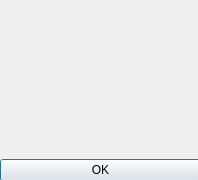
<?xml version="1.0" encoding="UTF-8"?>
<ui version="4.0">
 <class>endDialog</class>
 <widget class="QDialog" name="endDialog">
  <property name="geometry">
   <rect>
    <x>0</x>
    <y>0</y>
    <width>198</width>
    <height>180</height>
   </rect>
  </property>
  <property name="windowTitle">
   <string>Dialog</string>
  </property>
  <widget class="QWidget" name="gridLayoutWidget">
   <property name="geometry">
    <rect>
     <x>0</x>
     <y>0</y>
     <width>201</width>
     <height>181</height>
    </rect>
   </property>
   <layout class="QGridLayout" name="gridLayout">
    <item row="1" column="0">
     <widget class="QPushButton" name="okButton">
      <property name="maximumSize">
       <size>
        <width>100000</width>
        <height>16777215</height>
       </size>
      </property>
      <property name="text">
       <string>OK</string>
      </property>
     </widget>
    </item>
    <item row="0" column="0">
     <widget class="QLabel" name="EndLabel">
      <property name="text">
       <string/>
      </property>
     </widget>
    </item>
   </layout>
  </widget>
 </widget>
 <resources/>
 <connections/>
</ui>
